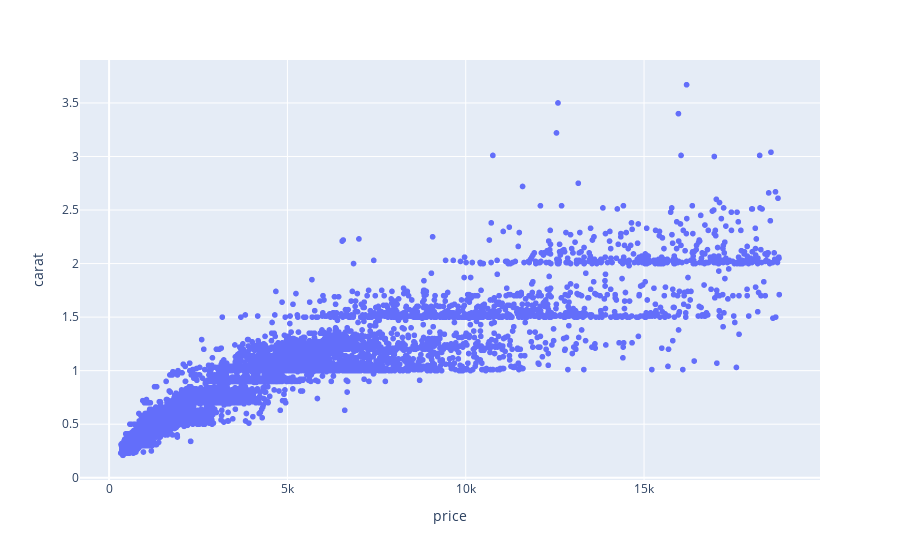

Here is the notebook cell this chart was saved with:
### Code cell
import pandas as pd
import seaborn as sns

pd.options.plotting.backend = "plotly"

diamonds = sns.load_dataset("diamonds")
diamonds = diamonds.sample(10000)

fig = diamonds.plot(x="price", y="carat", kind="scatter")

fig.show()

### Figure 1 — Plotly figure (JSON) as saved in the notebook; plotly's stock layout.template omitted (floating-point values rounded to 4 significant figures; data arrays with more than 128 entries replaced by an {"elided": "..."} marker saying what was removed)
{"data": [{"hovertemplate": "price=%{x}<br>carat=%{y}<extra></extra>", "legendgroup": "", "marker": {"color": "#636efa", "symbol": "circle"}, "mode": "markers", "name": "", "showlegend": false, "type": "scattergl", "x": {"elided": "10000 int values"}, "xaxis": "x", "y": {"elided": "10000 float values"}, "yaxis": "y"}], "layout": {"autosize": true, "legend": {"tracegroupgap": 0}, "margin": {"t": 60}, "xaxis": {"anchor": "y", "autorange": true, "domain": [0, 1], "range": [-831.6, 19950.0], "title": {"text": "price"}, "type": "linear"}, "yaxis": {"anchor": "x", "autorange": true, "domain": [0, 1], "range": [-0.0579, 3.938], "title": {"text": "carat"}, "type": "linear"}}}
